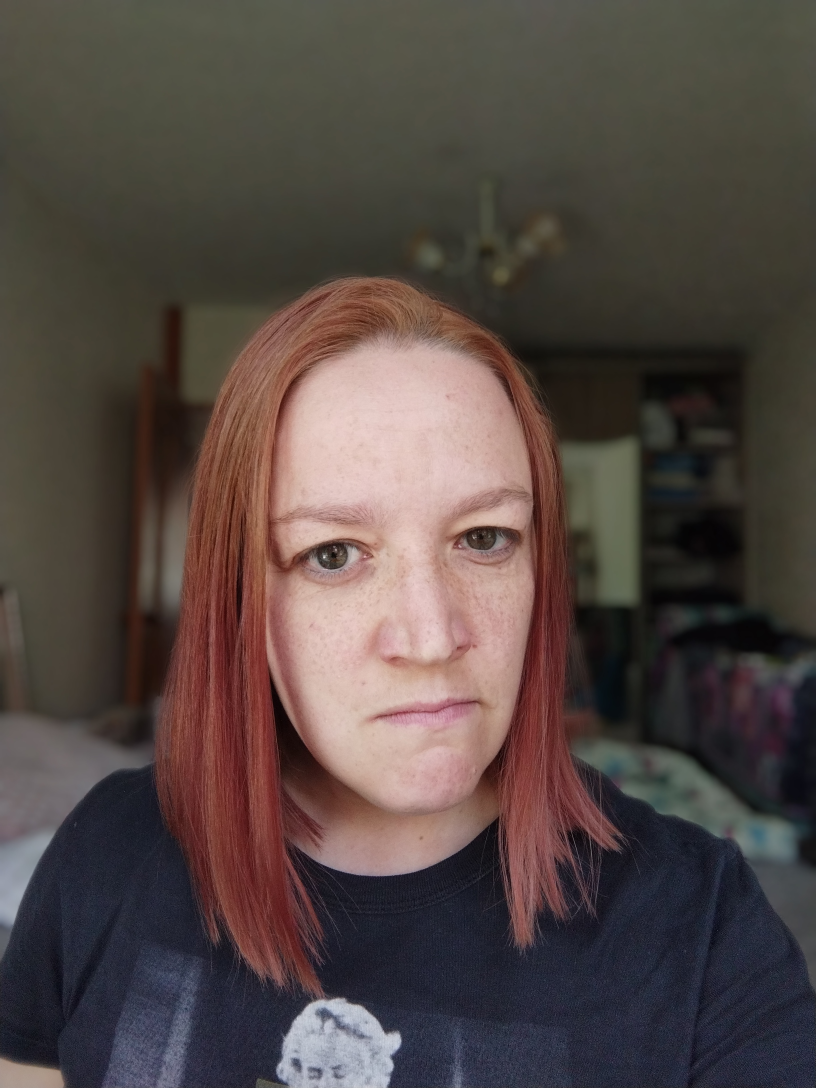
#> input picture archive/images/1/Anger.jpg, 2448 x 3264 px, found by its file name (shown at 1/3 size)
$ python main.py
#> lines starting #> are read from the running program, lines starting #| are printed output that depends on the picture; after the words box and inside, x2 and y2 are one past the last pixel; in counts of white or black regions, pixels touching at a corner belong together
import cv2
import numpy as np
import os

# Load and preprocess the image
def load_and_preprocess_image(path):
#> called with path = '/archive/images/0/Anger.jpg'
    img = cv2.imread(path, cv2.IMREAD_GRAYSCALE)
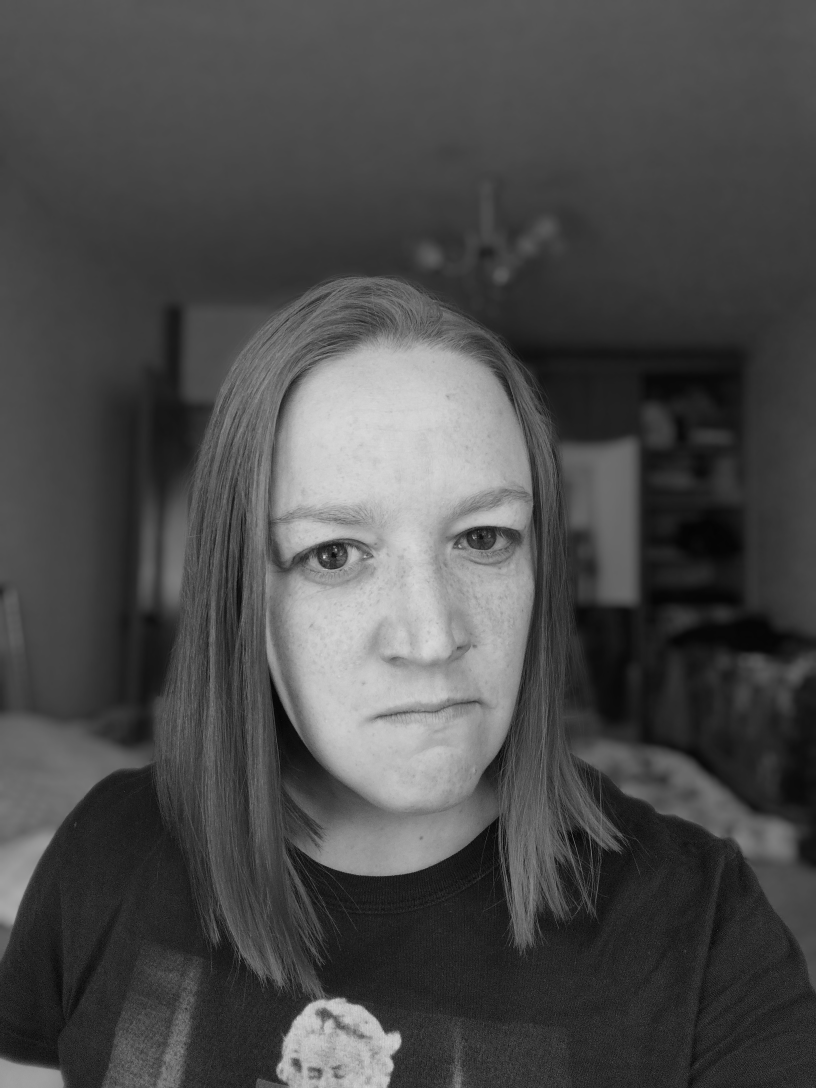
#> img: shape (3264, 2448) (shown at 1/3 size); min 0, max 243, mean 75
    if img is None:
        return None
    img = cv2.resize(img, (500, 500))  # Resizing to uniform size
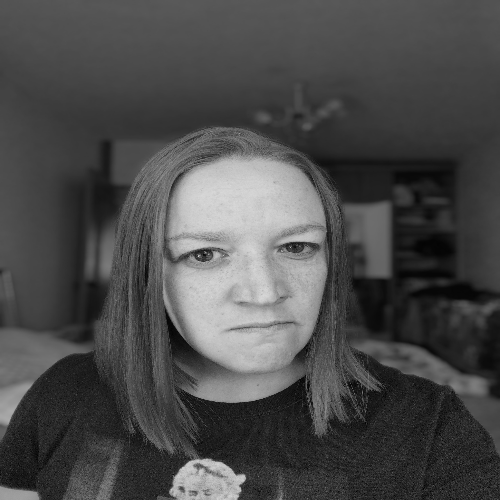
#> img: shape (500, 500); min 2, max 217, mean 74.9
    return img

# Extract features from the image
def extract_features(image):
    # Edge detection using Canny
    edges = cv2.Canny(image, 100, 200)
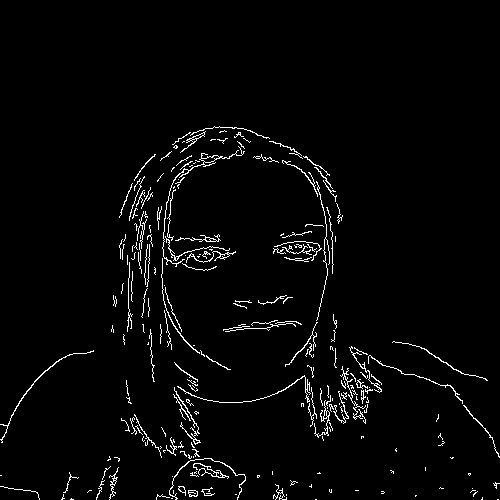
#> edges: shape (500, 500); 2.8% white in thin lines or dots, all inside (x1, y1, x2, y2) = (0, 126, 500, 500)
    return edges

# Simple heuristic to classify emotion based on edge information
def classify_emotion(edges):
    # Define arbitrary thresholds to simulate heuristic rules
    edge_count = np.sum(edges > 0)
#> edge_count = 6939
    if edge_count > 1500:  # Suppose high edge count indicates 'Anger'
        return "Anger"
    elif edge_count < 800:  # Low edge count might indicate 'Happiness'
        return "Happiness"
    return "Unknown"

# Main function to process an image and classify the emotion
def process_image(file_path):
    img = load_and_preprocess_image(file_path)
    if img is None:
        return "Error: Image not found"
    features = extract_features(img)
    emotion = classify_emotion(features)
#> emotion = 'Anger'
    return emotion

# Example usage
if __name__ == "__main__":
    # Path to your dataset
    dataset_path = '/archive/images/0'
    test_images = ['Anger.jpg', 'Contempt.jpg', 'Disgust.jpg']  # Example image names

    # Evaluate each image in the test set
    for image_name in test_images:
        path = os.path.join(dataset_path, image_name)
        print(f"{image_name}: {process_image(path)}")
#> pass 2 of the loop `for image_name in test_images:`:
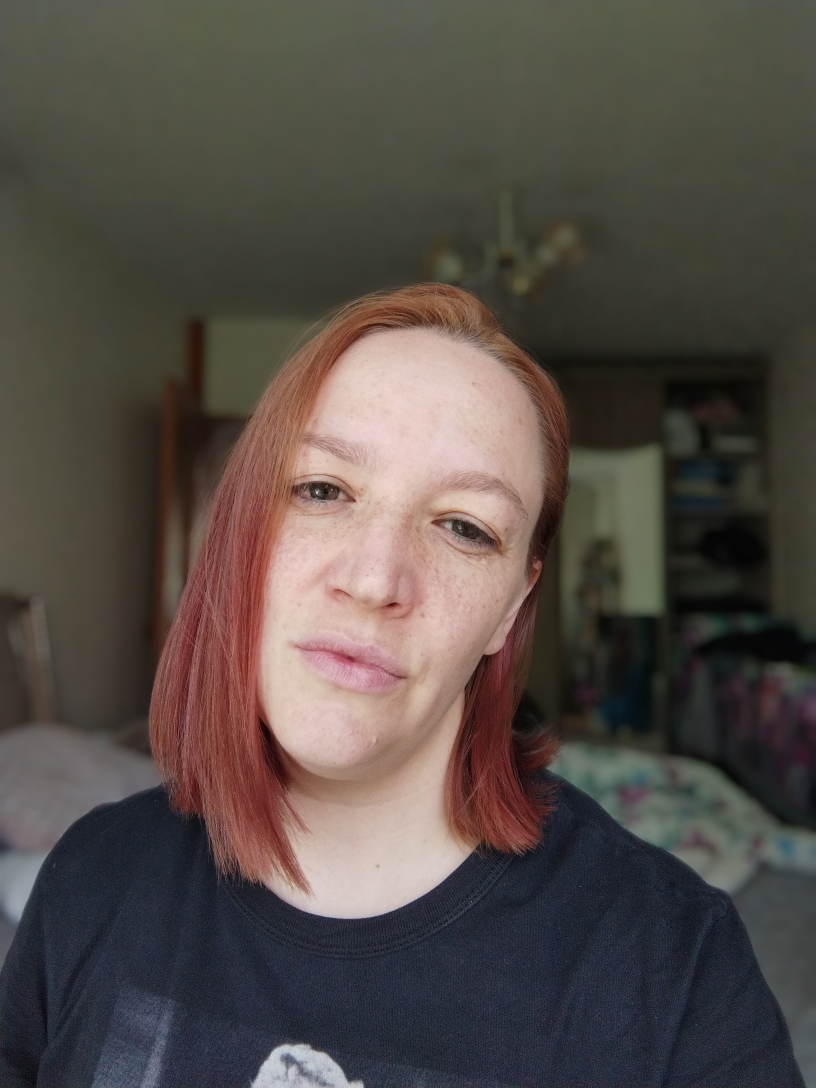
#> input picture archive/images/1/Contempt.jpg, 2448 x 3264 px, found by its file name (shown at 1/3 size)
#> in load_and_preprocess_image (call 2), `img = cv2.resize(img, (500, 500))`:
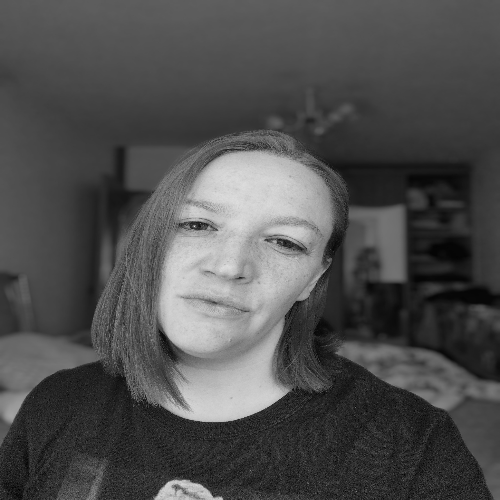
#> img: shape (500, 500); min 2, max 225, mean 78.4
#> in extract_features (call 2), `edges = cv2.Canny(image, 100, 200)`:
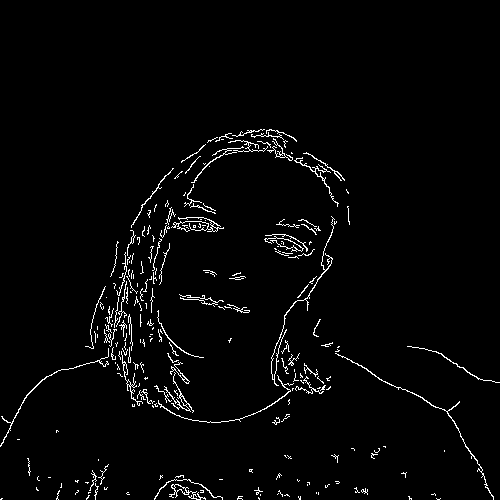
#> edges: shape (500, 500); 2.5% white in thin lines or dots, all inside (x1, y1, x2, y2) = (0, 129, 500, 500)
#> pass 3 of the loop `for image_name in test_images:`:
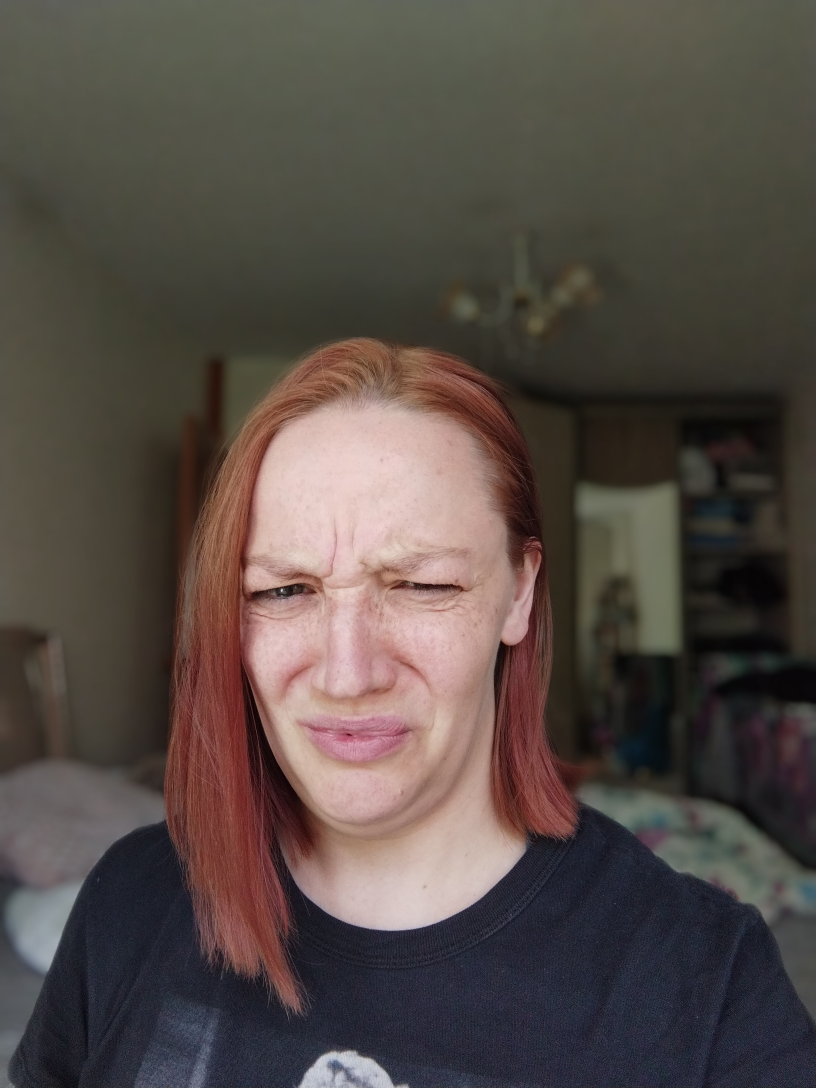
#> input picture archive/images/1/Disgust.jpg, 2448 x 3264 px, found by its file name (shown at 1/3 size)
#> in load_and_preprocess_image (call 3), `img = cv2.resize(img, (500, 500))`:
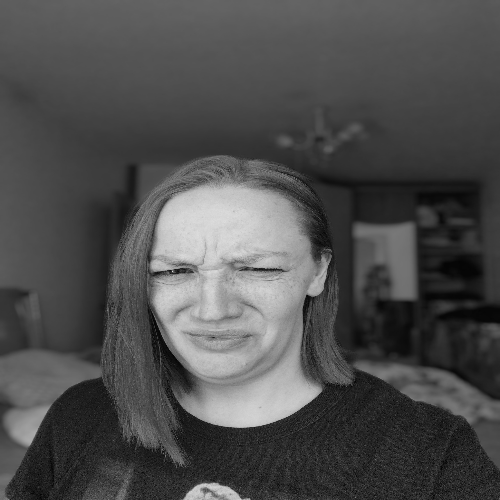
#> img: shape (500, 500); min 2, max 222, mean 77.9
#> in extract_features (call 3), `edges = cv2.Canny(image, 100, 200)`:
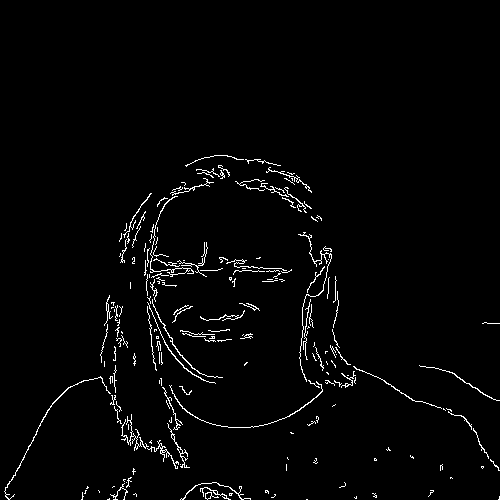
#> edges: shape (500, 500); 2.2% white in thin lines or dots, all inside (x1, y1, x2, y2) = (4, 155, 500, 500)
